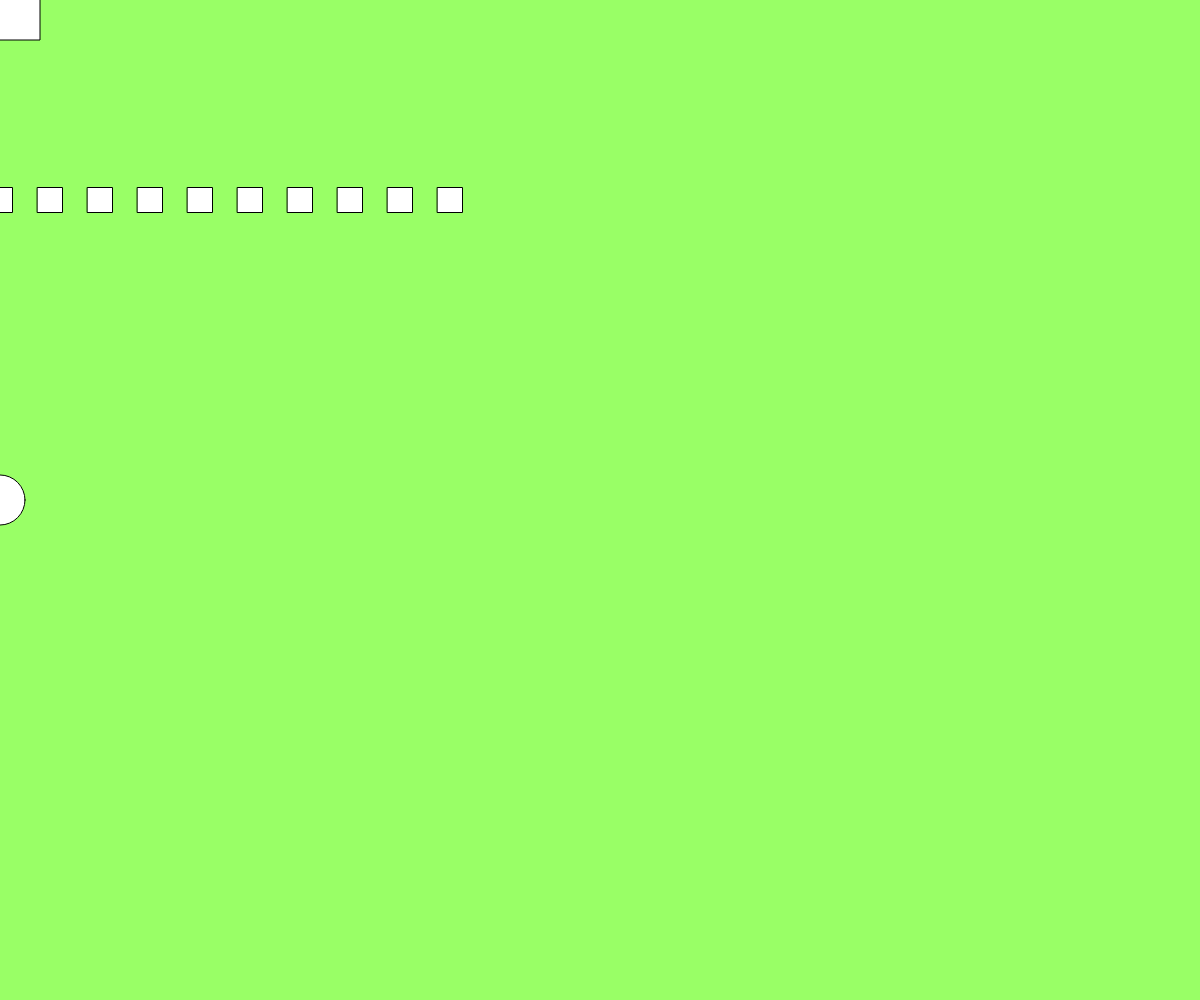
Frame 1 (no input)
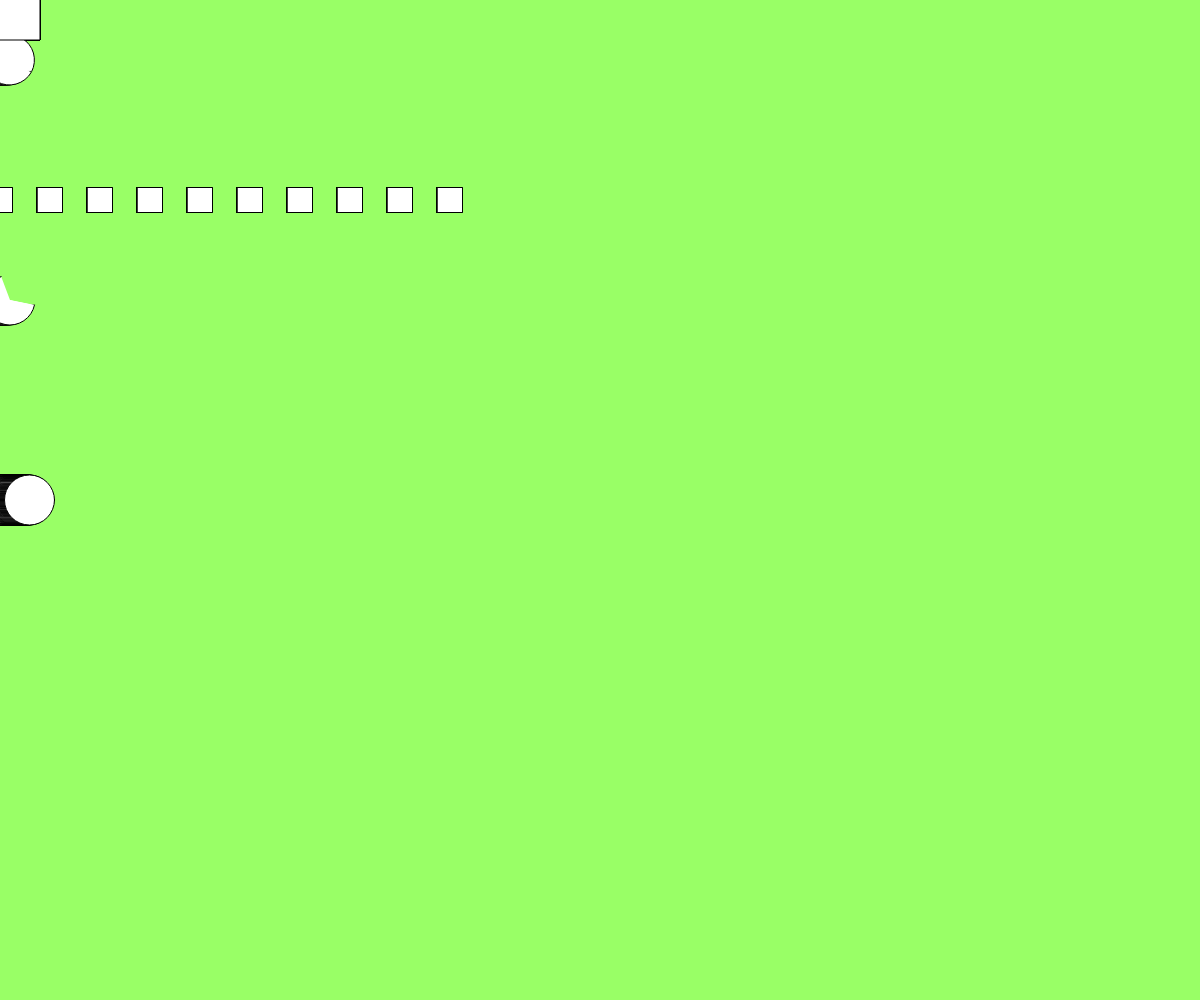
Frame 60 (no input)
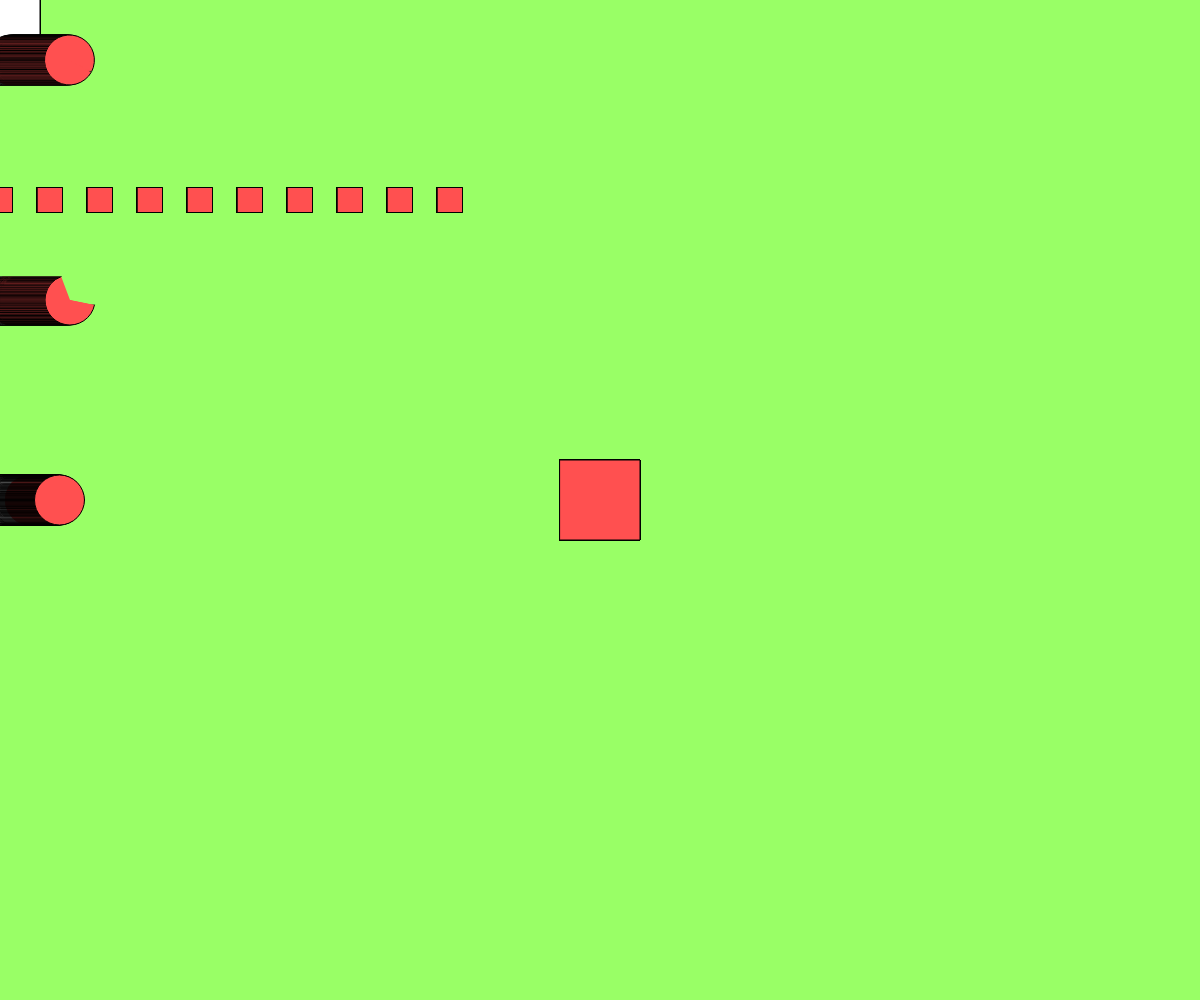
Frame 120 (the mouse pressed at the canvas centre since frame 60)

The p5.js sketch that drew these frames (run headless with seeded random() and noise() and a simulated clock; from frame 60 on, the mouse is pressed at the canvas centre):

// p5.js sketch
// ── sketch.js
var radius = 50;
var x = -radius;
var y;
var z;
var speed = 0.5;
var diameter = 20;
var dir = 1;
var b = 0;



function setup() {
  createCanvas(windowWidth, windowHeight);
  rectMode (CENTER);
  ellipseMode (CENTER);
  background (153, 255, 102);
}

function draw() {
  //moving thing
  x += speed;
  arc(x, 60, radius, radius, 0.52, 6.76);

  //loop test
  for (var i = 0; i < 10; i++) {
    rect(i*50, 200, 25, 25);
  }

  //moving thing2
  x += speed;
  arc(x, 300, radius, radius, 0.2, 4.35);


  //mouseresponse
  if (mouseIsPressed) {
    fill(255, 80, 80);
  }
  else {
    fill(255);
  }
  rect(mouseX, mouseY, 80, 80);



//ball bouncing loop
ellipse(b, height/2, 50, 50);

 b += speed;
 if (b > width + 25) {
   b = -25;
 }


}
